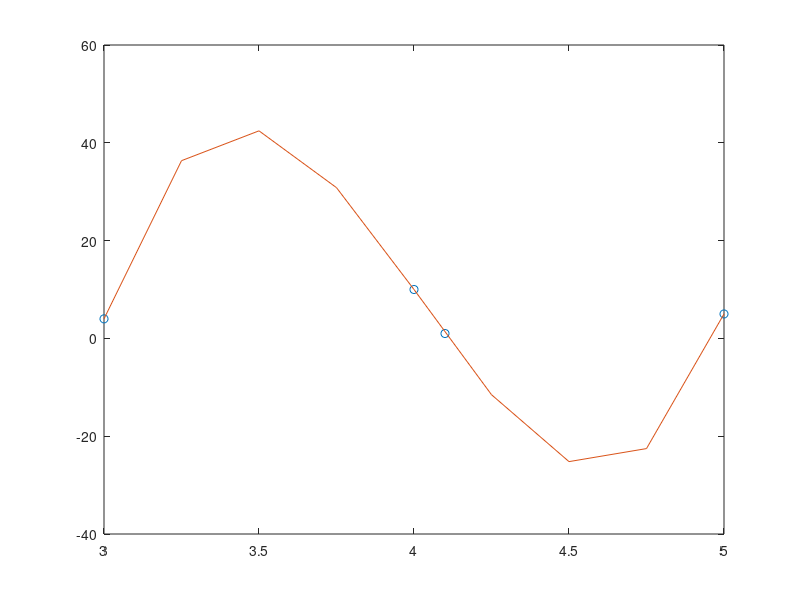

MATLAB code to generate this figure:
function test_interp()
    x = [ 3 4  5 4.1 ] ; 
    y = [ 4 10   5 1 ]; 
    %pp = spline(x,y);
    %yy = ppval(pp, linspace(3,0.25,5));
    xx = 3:.25:5; 
    yy = spline(x,y,xx);
    figure;
    plot(x,y,'o',xx,yy)
    %yi = interp1(x,y,xi,'pchip'); 
   
   % plot(yy(1,:),yy(2,:),'-b');
   % plot(x,y,'o',xi,yi);